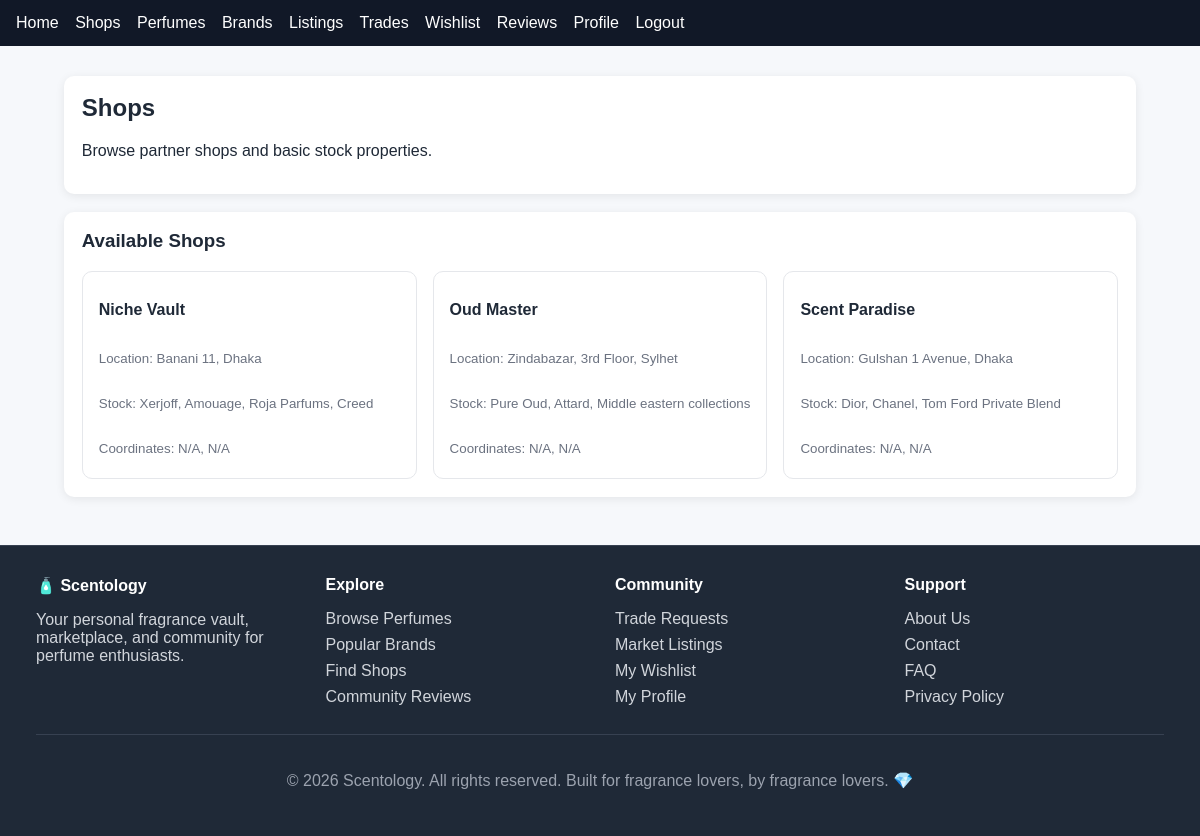
Page /shops.php (signed in) on the committed database.
### tables this page shows
CREATE TABLE IF NOT EXISTS Shop (
    Shop_ID INT AUTO_INCREMENT PRIMARY KEY,
    User_ID INT NULL, 
    Shop_Name VARCHAR(150) NOT NULL,
    Address VARCHAR(255) NOT NULL,
    Latitude DECIMAL(10, 7) NULL,
    Longitude DECIMAL(10, 7) NULL,
    Stock TEXT,
    CONSTRAINT fk_shop_seller FOREIGN KEY (User_ID) REFERENCES Seller(User_ID) ON DELETE SET NULL
);

### app/db.php (called while the page is built, shortened)
<?php
function db(): PDO
{
    static $pdo = null;
    if ($pdo instanceof PDO) {
        return $pdo;
    }
    $dsn = sprintf(
        'mysql:host=%s;port=%d;dbname=%s;charset=utf8mb4',
        DB_HOST,
        DB_PORT,
        DB_NAME
    );
    try {
        $pdo = new PDO($dsn, DB_USER, DB_PASS, [
            PDO::ATTR_ERRMODE => PDO::ERRMODE_EXCEPTION,
            PDO::ATTR_DEFAULT_FETCH_MODE => PDO::FETCH_ASSOC,
            PDO::ATTR_EMULATE_PREPARES => false,
        ]);
    } catch (PDOException $e) {
        if (strpos($e->getMessage(), 'Unknown database') !== false) {
            $safeDbName = htmlspecialchars(DB_NAME, ENT_QUOTES, 'UTF-8');
            http_response_code(500);
            echo "<!doctype html><html><head><meta charset='utf-8'><title>Database not initialized</title>"
                . "<style>body{font-family:system-ui,-apple-system,Segoe UI,Roboto,Arial,sans-serif;padding:24px;max-width:900px;margin:0 auto;}"
                . ".card{background:#fff;border:1px solid #e5e7eb;border-radius:12px;padding:18px;}"
                . "a{color:#2563eb;text-decoration:none;font-weight:600}</style></head><body>"
                . "<div class='card'><h1>Database not initialized</h1>"
                . "<p>The MySQL database <strong>{$safeDbName}</strong> doesn't exist yet.</p>"
                . "<p><a href='init-db.php'>Click here to initialize the database</a></p>"
                . "<p style='color:#6b7280'>If you're using XAMPP, make sure MySQL is running.</p>"
                . "</div></body></html>";
            exit;
        }
        throw $e;
    }
    return $pdo;
}

### public/shops.php (the view, shortened to what this page needs)
<?php
require_once __DIR__ . '/../app/db.php';
$sql = 'SELECT Shop_ID, Shop_Name, Address, Latitude, Longitude, Stock FROM Shop ORDER BY Shop_ID DESC';
$stmt = db()->prepare($sql);
$stmt->execute();
$shops = $stmt->fetchAll();
require_once __DIR__ . '/partials/header.php';
?>
<div class="card">
    <h2>Shops</h2>
    <p>Browse partner shops and basic stock properties.</p>
</div>
<div class="card">
    <h3>Available Shops</h3>
    <?php if (count($shops) === 0): ?>
        <p>No shops found.</p>
    <?php else: ?>
        <div class="grid">
            <?php foreach ($shops as $shop): ?>
                <div class="shop-item">
                    <strong><?= htmlspecialchars((string) $shop['Shop_Name']) ?></strong><br>
                    <small>Location: <?= htmlspecialchars((string) $shop['Address']) ?></small><br>
                    <small>Stock: <?= htmlspecialchars((string) ($shop['Stock'] ?: 'No notes yet')) ?></small><br>
                    <small>Coordinates: <?= htmlspecialchars((string) ($shop['Latitude'] ?? 'N/A')) ?>, <?= htmlspecialchars((string) ($shop['Longitude'] ?? 'N/A')) ?></small>
                </div>
            <?php endforeach; ?>
        </div>
    <?php endif; ?>
</div>
<?php require_once __DIR__ . '/partials/footer.php'; ?>

### public/assets/style.css (style rules this page uses)
* { box-sizing: border-box; font-family: Arial, Helvetica, sans-serif; }
html, body { height: 100%; margin: 0; }
body { display: flex; flex-direction: column; background: #f6f8fb; color: #1f2937; }
.card { background: #fff; border-radius: 10px; box-shadow: 0 2px 10px rgba(0, 0, 0, 0.08); padding: 18px; margin-bottom: 18px; }
h1, h2, h3 { margin-top: 0; }
.grid { display: grid; gap: 16px; grid-template-columns: repeat(3, 1fr); }
.shop-item { border: 1px solid #e5e7eb; border-radius: 10px; padding: 16px; transition: transform 0.3s, box-shadow 0.3s, background 0.2s; background: #fff; display: flex; flex-direction: column; height: 100%; width: 100%; }
.shop-item strong { display: block; margin: 12px 0 8px 0; font-size: 1rem; line-height: 1.3; }
.shop-item small { display: block; margin: 4px 0; line-height: 1.4; }
small { color: #6b7280; }

### rows in the picture
shop: Shop_Name "Niche Vault", Address "Banani 11, Dhaka", Stock "Xerjoff, Amouage, Roja Parfums, Creed", Latitude "N/A", Longitude "N/A"
shop: Shop_Name "Oud Master", Address "Zindabazar, 3rd Floor, Sylhet", Stock "Pure Oud, Attard, Middle eastern collections", Latitude "N/A", Longitude "N/A"
shop: Shop_Name "Scent Paradise", Address "Gulshan 1 Avenue, Dhaka", Stock "Dior, Chanel, Tom Ford Private Blend", Latitude "N/A", Longitude "N/A"
